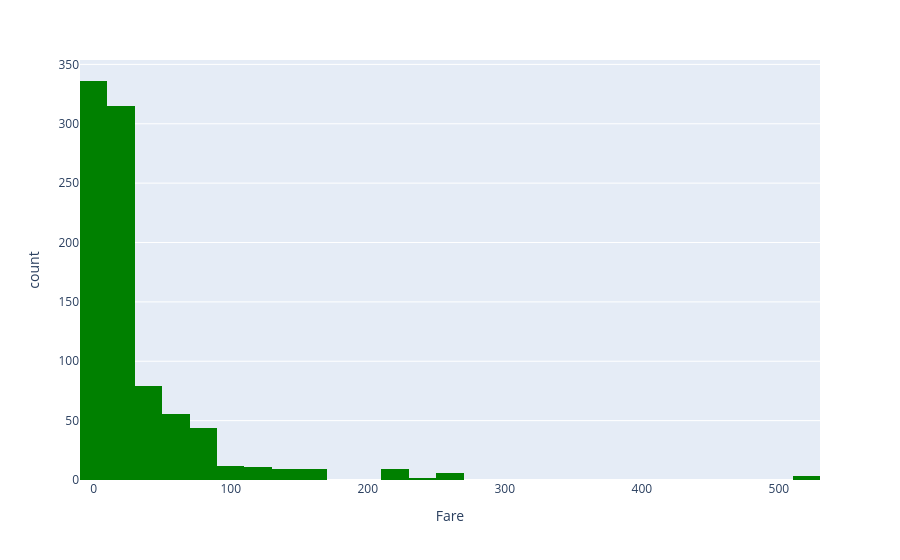

The cell this chart's notebook holds for it:
### Code cell
import plotly.express as px

px.histogram(
    train,
    x="Fare",
    nbins=30,
    color_discrete_sequence=["green"],
).show()

### Figure 1 — Plotly figure (JSON) as saved in the notebook; plotly's stock layout.template omitted (floating-point values rounded to 4 significant figures; data arrays with more than 128 entries replaced by an {"elided": "..."} marker saying what was removed)
{"data": [{"bingroup": "x", "hovertemplate": "Fare=%{x}<br>count=%{y}<extra></extra>", "legendgroup": "", "marker": {"color": "green", "pattern": {"shape": ""}}, "name": "", "nbinsx": 30, "orientation": "v", "showlegend": false, "type": "histogram", "x": {"elided": "891 float values"}, "xaxis": "x", "yaxis": "y"}], "layout": {"barmode": "relative", "legend": {"tracegroupgap": 0}, "margin": {"t": 60}, "xaxis": {"anchor": "y", "domain": [0, 1], "title": {"text": "Fare"}}, "yaxis": {"anchor": "x", "domain": [0, 1], "title": {"text": "count"}}}}
